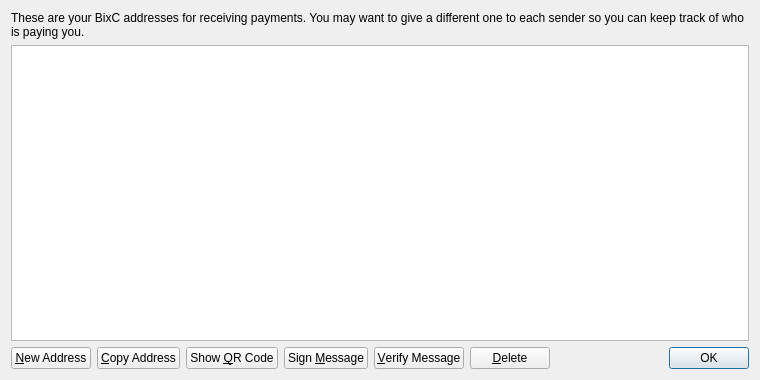
<?xml version="1.0" encoding="UTF-8"?>
<ui version="4.0">
 <class>AddressBookPage</class>
 <widget class="QWidget" name="AddressBookPage">
  <property name="geometry">
   <rect>
    <x>0</x>
    <y>0</y>
    <width>760</width>
    <height>380</height>
   </rect>
  </property>
  <property name="windowTitle">
   <string>Address Book</string>
  </property>
  <layout class="QVBoxLayout" name="verticalLayout">
   <item>
    <widget class="QLabel" name="labelExplanation">
     <property name="text">
      <string>These are your BixC addresses for receiving payments. You may want to give a different one to each sender so you can keep track of who is paying you.</string>
     </property>
     <property name="textFormat">
      <enum>Qt::PlainText</enum>
     </property>
     <property name="wordWrap">
      <bool>true</bool>
     </property>
    </widget>
   </item>
   <item>
    <widget class="QTableView" name="tableView">
     <property name="contextMenuPolicy">
      <enum>Qt::CustomContextMenu</enum>
     </property>
     <property name="toolTip">
      <string>Double-click to edit address or label</string>
     </property>
     <property name="tabKeyNavigation">
      <bool>false</bool>
     </property>
     <property name="alternatingRowColors">
      <bool>true</bool>
     </property>
     <property name="selectionMode">
      <enum>QAbstractItemView::SingleSelection</enum>
     </property>
     <property name="selectionBehavior">
      <enum>QAbstractItemView::SelectRows</enum>
     </property>
     <property name="sortingEnabled">
      <bool>true</bool>
     </property>
     <attribute name="verticalHeaderVisible">
      <bool>false</bool>
     </attribute>
    </widget>
   </item>
   <item>
    <layout class="QHBoxLayout" name="horizontalLayout">
     <item>
      <widget class="QPushButton" name="newAddressButton">
       <property name="toolTip">
        <string>Create a new address</string>
       </property>
       <property name="text">
        <string>&amp;New Address</string>
       </property>
       <property name="icon">
        <iconset resource="../bitcoin.qrc">
         <normaloff>:/icons/add</normaloff>:/icons/add</iconset>
       </property>
      </widget>
     </item>
     <item>
      <widget class="QPushButton" name="copyToClipboard">
       <property name="toolTip">
        <string>Copy the currently selected address to the system clipboard</string>
       </property>
       <property name="text">
        <string>&amp;Copy Address</string>
       </property>
       <property name="icon">
        <iconset resource="../bitcoin.qrc">
         <normaloff>:/icons/editcopy</normaloff>:/icons/editcopy</iconset>
       </property>
      </widget>
     </item>
     <item>
      <widget class="QPushButton" name="showQRCode">
       <property name="text">
        <string>Show &amp;QR Code</string>
       </property>
       <property name="icon">
        <iconset resource="../bitcoin.qrc">
         <normaloff>:/icons/qrcode</normaloff>:/icons/qrcode</iconset>
       </property>
      </widget>
     </item>
     <item>
      <widget class="QPushButton" name="signMessage">
       <property name="toolTip">
        <string>Sign a message to prove you own a BixC address</string>
       </property>
       <property name="text">
        <string>Sign &amp;Message</string>
       </property>
       <property name="icon">
        <iconset resource="../bitcoin.qrc">
         <normaloff>:/icons/edit</normaloff>:/icons/edit</iconset>
       </property>
      </widget>
     </item>
     <item>
      <widget class="QPushButton" name="verifyMessage">
       <property name="toolTip">
        <string>Verify a message to ensure it was signed with a specified BixC address</string>
       </property>
       <property name="text">
        <string>&amp;Verify Message</string>
       </property>
       <property name="icon">
        <iconset resource="../bitcoin.qrc">
         <normaloff>:/icons/transaction_0</normaloff>:/icons/transaction_0</iconset>
       </property>
      </widget>
     </item>
     <item>
      <widget class="QPushButton" name="deleteButton">
       <property name="toolTip">
        <string>Delete the currently selected address from the list</string>
       </property>
       <property name="text">
        <string>&amp;Delete</string>
       </property>
       <property name="icon">
        <iconset resource="../bitcoin.qrc">
         <normaloff>:/icons/remove</normaloff>:/icons/remove</iconset>
       </property>
      </widget>
     </item>
     <item>
      <spacer name="horizontalSpacer">
       <property name="orientation">
        <enum>Qt::Horizontal</enum>
       </property>
       <property name="sizeHint" stdset="0">
        <size>
         <width>40</width>
         <height>20</height>
        </size>
       </property>
      </spacer>
     </item>
     <item>
      <widget class="QDialogButtonBox" name="buttonBox">
       <property name="sizePolicy">
        <sizepolicy hsizetype="Maximum" vsizetype="Fixed">
         <horstretch>0</horstretch>
         <verstretch>0</verstretch>
        </sizepolicy>
       </property>
       <property name="standardButtons">
        <set>QDialogButtonBox::Ok</set>
       </property>
      </widget>
     </item>
    </layout>
   </item>
  </layout>
 </widget>
 <resources>
  <include location="../bitcoin.qrc"/>
 </resources>
 <connections/>
</ui>
